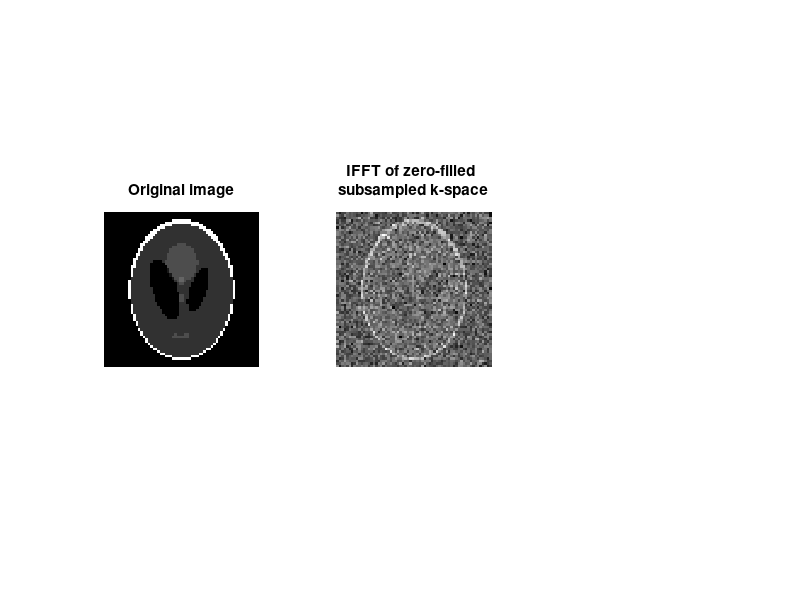

Here is the MATLAB script that generated this plot: (Note: this script raises an error after producing the figure.)
close all;
clear all;
clc;

%% Question 17: Create sampling matrix

M = 1024;
A = reshape(randn(1, M*64^2), [M, 64^2]);
    

%% Question 18: IFFT reconstruction
% Subsample the image
im = phantom('Modified Shepp-Logan', 64);
% im_vec=im(:);
kspace=fft2(im);
kscpae_vec=kspace(:);
y =A'*A* kscpae_vec;
y_2d= reshape(y,[64 64]);
% % Reconstruction via inverse fourier transform
invReconstruction = ifft2(y_2d) ;
% inv=ifft2(y2dtest);
% % 
figure()
subplot(1,3,1)
imshow(im, [])
title('Original image')
subplot(1,3,2)
imshow(invReconstruction, [])
title(sprintf('IFFT of zero-filled \nsubsampled k-space'))

%% installin cvx

addpath(genpath('C:\Users\yooso\course\cvx'));
% cvx_setup
run('C:\Users\yooso\course\cvx\cvx_setup.m');
%% Question 19: TV based reconstruction 
N = 64; % x and y dimension of the image

F = dftmtx(N); % Create the DFT matrix

lambda = 0.1;

cvx_begin
    cvx_precision low
    variable imhat(N,N) 
    Dx_imhat = imhat(:,2:end) - imhat(:,1:end-1);
    Dx_imhat= [Dx_imhat ,zeros(N,1)];
    Dy_imhat = imhat(2:end,:) - imhat(1:end-1,:);
    Dy_imhat=[Dy_imhat ; zeros(1,N)];

    FIF=F*imhat*F;
    FIF_vec=FIF(:);
    minimize(norm(A'*A*FIF_vec - y,2) + lambda * (norm(Dx_imhat(:),1) + norm(Dy_imhat(:),1)) );
cvx_end
%% 
TVreconPhantom =imhat; % Inverse Fourier transform

figure()
subplot(1,3,1)
imshow(im, [])
title('Original image')
subplot(1,3,2)
imshow(TVreconPhantom, [])
title(sprintf('TV-domain reconstruction'))


% 
%% Question 20: IFFT vs TV-based MRI reconstruction

% Brain data
data = load('brain.mat');
im = imresize(abs(data.im), [64,64]);

% IFFT reconstruction
% y = ...;
% invReconstructionMRI = ...;
im_vec=im(:);

fft2d=fft2(im);
fft2dd=fft2d(:);
y= A'*A*fft2dd;
y_2d= reshape(y,[64 64]);
% % Reconstruction via inverse fourier transform
invReconstructionMRI = ifft2(y_2d) ;

% TV-based reconstruction
lambda = 0.1;

cvx_begin
    cvx_precision low
    variable imhat(N,N)
    Dx_imhat = imhat(:,2:end) - imhat(:,1:end-1);
    Dx_imhat= [Dx_imhat ,zeros(N,1)];
    Dy_imhat = imhat(2:end,:) - imhat(1:end-1,:);
    Dy_imhat=[Dy_imhat ; zeros(1,N)];
    FIF=F*imhat*F;
    FIF_vec=FIF(:);
    minimize(norm(A'*A*FIF_vec - y,2) + lambda * (norm(Dx_imhat(:),1) + norm(Dy_imhat(:),1)) );
cvx_end
TVreconMRI = imhat;

% Plot the original image and the two reconstructions
figure()
subplot(1,3,1)
imshow(im)
title('Original image')
subplot(1,3,2)
imshow(invReconstructionMRI)
title(sprintf('IFFT of zero-filled \nsubsampled k-space'))
subplot(1,3,3)
imshow(TVreconMRI)
title('TV reconstruction')


